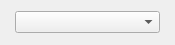
<?xml version="1.0" encoding="UTF-8"?>
<ui version="4.0">
 <class>glitch_object_time_arduino</class>
 <widget class="QWidget" name="glitch_object_time_arduino">
  <property name="geometry">
   <rect>
    <x>0</x>
    <y>0</y>
    <width>175</width>
    <height>45</height>
   </rect>
  </property>
  <property name="windowTitle">
   <string>Form</string>
  </property>
  <layout class="QHBoxLayout" name="horizontalLayout">
   <property name="spacing">
    <number>5</number>
   </property>
   <property name="leftMargin">
    <number>15</number>
   </property>
   <property name="topMargin">
    <number>5</number>
   </property>
   <property name="rightMargin">
    <number>15</number>
   </property>
   <property name="bottomMargin">
    <number>5</number>
   </property>
   <item>
    <widget class="QComboBox" name="function">
     <property name="currentText">
      <string notr="true"/>
     </property>
     <property name="sizeAdjustPolicy">
      <enum>QComboBox::AdjustToContents</enum>
     </property>
    </widget>
   </item>
  </layout>
 </widget>
 <tabstops>
  <tabstop>function</tabstop>
 </tabstops>
 <resources>
  <include location="../../Icons/icons.qrc"/>
 </resources>
 <connections/>
</ui>
